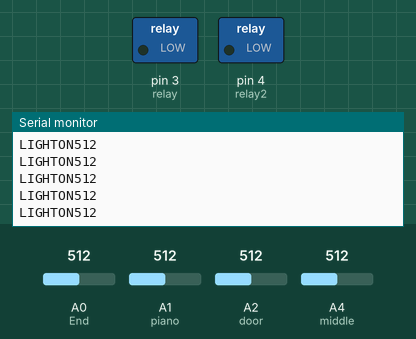
A sketch run on a simulated Arduino Uno, built with avr-gcc and run on an emulated ATmega328P. Parts: switched loads named in the sketch (green lamp = pin HIGH), the last lines printed to the serial monitor. The test bench sets the inputs (shaded band); at power-on: A1 (piano) = 512, A0 (End) = 512, A2 (door) = 512, A4 (middle) = 512.

Above: at 1.2 s.
1.3 s: A1 (piano) set to 109
At 2.1 s:
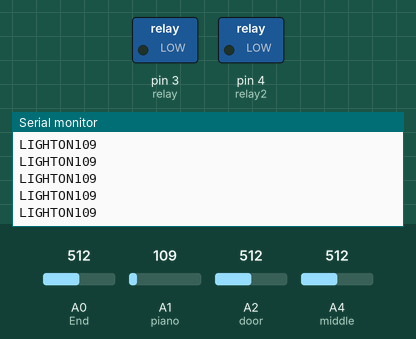
4.3 s: A1 (piano) set to 94
At 5.0 s:
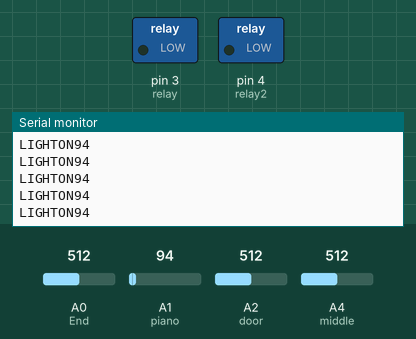
Timing chart, 0 to 7.3 s (numbered marks = the images above; inputs shaded):
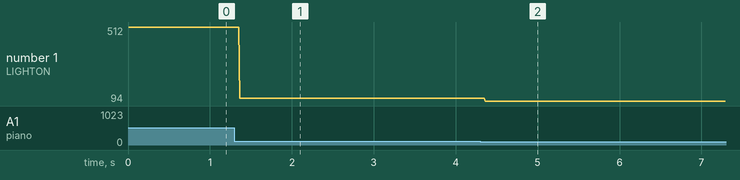

Measured:
- after the input at 1.3 s, the serial monitor: prints a new line after 0.07 s (image 1)
- after the input at 4.3 s, the serial monitor: prints a new line after 0.06 s (image 2)
- plotted number 1: 512 → 109 after the input at 1.3 s, 109 → 94 after the input at 4.3 s

The sketch:

LCDWITHPIR.ino
```cpp
int relay=3;
int relay2=4;
//int relay3=13;
//int relay4=6;
int End = A0;
int door = A2;
int piano = A1;
int middle = A4;
const int soundpin=A3;
#include <Wire.h>
#include <LiquidCrystal_I2C.h>
LiquidCrystal_I2C lcd(0x27, 16, 2);

void setup() {
  // put your setup code here, to run once:
pinMode(relay,OUTPUT);
pinMode(relay2,OUTPUT);
//pinMode(relay3,OUTPUT);
//pinMode(relay4,OUTPUT);
pinMode(End, INPUT);
pinMode(door, INPUT);
pinMode(piano, INPUT);
pinMode(soundpin,INPUT);
Serial.begin(9600);

}

void loop() {
  // put your main code here, to run repeatedly:
 int End1 = analogRead(End);
 int door1 = analogRead(door);
 int middle1 = analogRead(middle);
 int piano1 = analogRead(piano);
 int soundpin = analogRead(soundpin);
 Serial.println(piano1);

 if (End1 >500 || door1 >500  || middle1 >500 || piano1>500){
  digitalWrite(relay, LOW);
  digitalWrite(relay2, LOW);
 // digitalWrite(relay3, LOW);
 // digitalWrite(relay4, HIGH);
 Serial.print("LIGHTON");
        //delay(2000);
}
 else {
  delay(1000);
  digitalWrite(relay, HIGH);
  digitalWrite(relay2, HIGH);
  //digitalWrite(relay3, LOW);
  //digitalWrite(relay4, LOW);


  }
}
```
